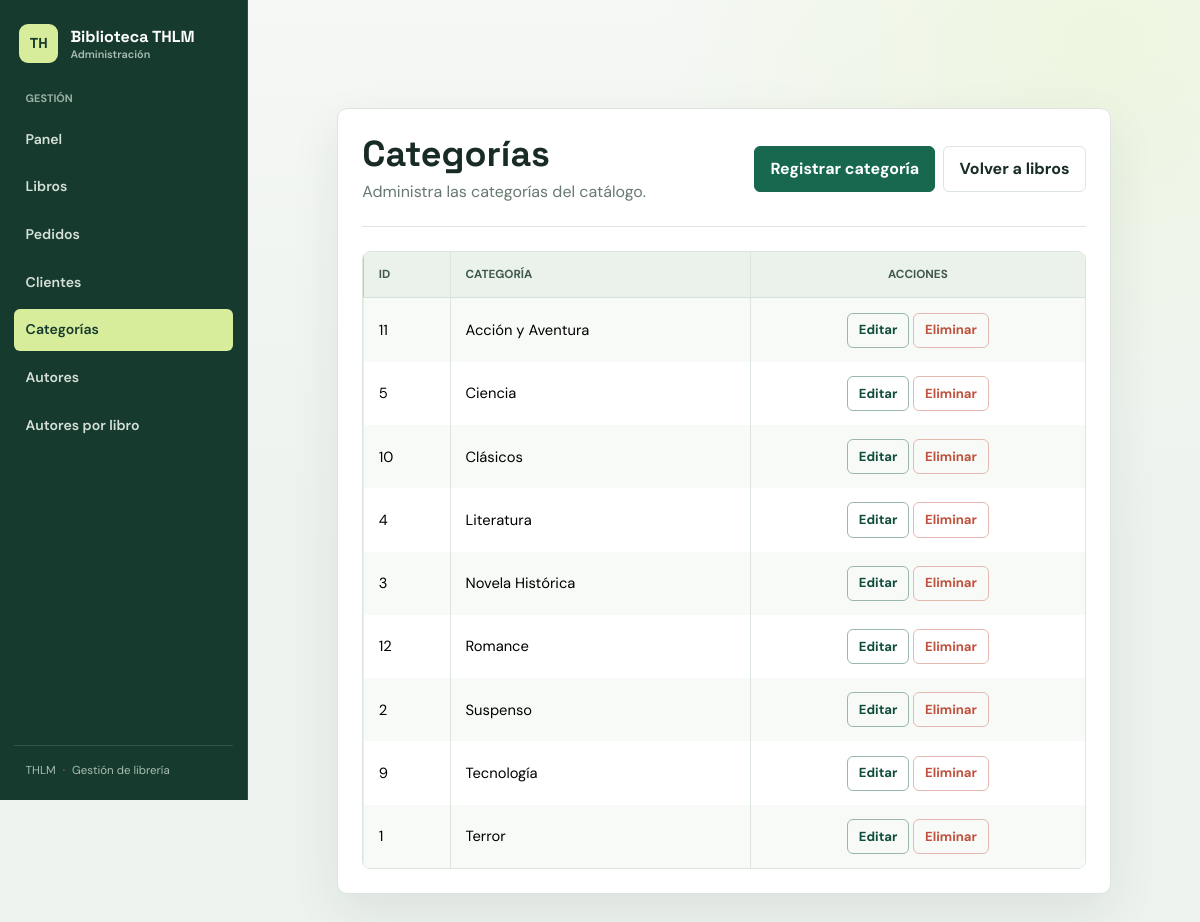
The page /vistas/crud_categorias.php on the database its author committed.
### tables this page shows
CREATE TABLE `categorias` (
  `id_categoria` int(11) NOT NULL,
  `categoria` varchar(100) NOT NULL
);

### controler/conexionbd.php (called while the page is built, shortened)
<?php
    class ConexionBD {
    public static function getConn() {
        $link = null;
    try {
        $link = new PDO(
            "mysql:host=" . DB_HOST . ";port=" . DB_PORT . ";dbname=" . DB_NAME . ";charset=utf8mb4",
            DB_USER,
            DB_PASSWORD,
            array(PDO::ATTR_ERRMODE => PDO::ERRMODE_EXCEPTION)
        );
    } catch (PDOException $pdoe) {
        exit("Error: " . $pdoe->getMessage());
    }
    return $link;
    }
    }
?>

### controler/categoriasctrl.php (called while the page is built, shortened)
<?php
require_once __DIR__ . '/conexionbd.php';
require_once __DIR__ . '/../model/categorias.php';
class CategoriasCtrl {
    private $conn;
    public function __construct() {
        $this->conn = ConexionBD::getConn();
    }
    public function listar() {
        try {
            $filas = $this->conn->query(
                "SELECT id_categoria, categoria FROM categorias ORDER BY categoria"
            )->fetchAll(PDO::FETCH_ASSOC);
            $categorias = [];
            foreach ($filas as $fila) {
                $categoria = new Categorias($fila['categoria']);
                $categoria->setIdCategoria($fila['id_categoria']);
                $categorias[] = $categoria;
            }
            return $categorias;
        } catch (Exception $exc) {
            error_log("Error al listar categorías: " . $exc->getMessage());
            return [];
        }
    }
}

### model/categorias.php (called while the page is built, shortened)
<?php
class Categorias {
    private $idCategoria;
    private $categoria;
    public function __construct($categoria) {
        $this->categoria = $categoria;
    }
    public function getIdCategoria() {
        return $this->idCategoria;
    }
    public function getCategoria() {
        return $this->categoria;
    }
    public function setIdCategoria($idCategoria) {
        $this->idCategoria = $idCategoria;
    }
}
?>

### vistas/crud_categorias.php (the view, shortened to what this page needs)
<?php
require_once __DIR__ . '/../controler/categoriasctrl.php';
function escaparCategoria($valor) {
    return htmlspecialchars((string) $valor, ENT_QUOTES, 'UTF-8');
}
$ctrlCategorias = new CategoriasCtrl();
$categorias = $ctrlCategorias->listar();
?>
<!DOCTYPE html>
<html lang="es">
<head>
    <link href="https://cdn.jsdelivr.net/npm/bootstrap@5.3.8/dist/css/bootstrap.min.css" rel="stylesheet">
    <link rel="stylesheet" href="assets/admin.css">
</head>
<body>
<?php require __DIR__ . '/partials/topbar.php'; ?>
<main class="container">
    <div class="row justify-content-center">
        <div class="col-12 col-xl-10 border p-4 mt-5 mb-5 rounded-2 shadow-lg">
            <div class="d-flex flex-column flex-sm-row justify-content-between align-items-sm-center gap-3 mb-4">
                <div>
                    <h1 class="h2 mb-1">Categorías</h1>
                    <p class="text-body-secondary mb-0">Administra las categorías del catálogo.</p>
                </div>
                <div class="d-flex flex-wrap gap-2">
                    <a href="form_categoria.php" class="btn btn-primary">Registrar categoría</a>
                    <a href="crud_libros.php" class="btn btn-outline-secondary">Volver a libros</a>
                </div>
            </div>
            <div class="table-responsive">
                <table class="table table-striped table-hover table-bordered align-middle mb-0">
                    <thead class="table-light">
                        <tr><th scope="col">ID</th><th scope="col">Categoría</th><th scope="col" class="text-center">Acciones</th></tr>
                    </thead>
                    <tbody>
                    <?php if (!$categorias): ?>
                        <tr><td colspan="3" class="text-center text-body-secondary py-4">No hay categorías registradas.</td></tr>
                    <?php else: ?>
                        <?php foreach ($categorias as $categoria): ?>
                            <tr>
                                <td><?= escaparCategoria($categoria->getIdCategoria()) ?></td>
                                <td><?= escaparCategoria($categoria->getCategoria()) ?></td>
                                <td class="text-center text-nowrap">
                                    <a href="form_categoria.php?id=<?= rawurlencode((string) $categoria->getIdCategoria()) ?>"
                                       class="btn btn-sm btn-outline-primary">Editar</a>
                                    <form method="post" class="d-inline" onsubmit="return confirm('¿Eliminar esta categoría?');">
                                        <button type="submit" class="btn btn-sm btn-outline-danger">Eliminar</button>
                                    </form>
                                </td>
                            </tr>
                        <?php endforeach; ?>
                    <?php endif; ?>
                    </tbody>
                </table>
            </div>
        </div>
    </div>
</main>
</body>
</html>

### vistas/assets/admin.css (style rules this page uses)
:root { --admin-bg: #edf2ee; --admin-surface: #ffffff; --admin-ink: #182b25; --admin-muted: #687970; --admin-green: #17684f; --admin-green-dark: #104c3c; --admin-lime: #d7ed9b; --admin-coral: #bf513d; --admin-line: #dce5de; --admin-shadow: 0 18px 50px rgba(24, 43, 37, .08); }
html { min-width: 320px; }
body { min-height: 100vh; color: var(--admin-ink); background: radial-gradient(ellipse at 92% 3%, rgba(215, 237, 155, .24), transparent 28rem), linear-gradient(180deg, #f5f8f5 0, var(--admin-bg) 34rem); font-family: "DM Sans", sans-serif; }
h1, h2, h3, .navbar-brand { font-family: "Space Grotesk", sans-serif; }
main.container { padding-top: clamp(2rem, 5vw, 4.25rem); padding-bottom: 4rem; }
main.container > .row { --bs-gutter-x: 0; }
main.container > .row > [class*="col-"] { max-width: 1120px; padding: clamp(1.25rem, 3vw, 2.5rem); border: 1px solid var(--admin-line) !important; border-radius: 10px !important; background: var(--admin-surface); box-shadow: var(--admin-shadow) !important; }
main.container > .row > [class*="col-"] h1 { margin-bottom: .45rem; font-size: clamp(1.8rem, 3vw, 2.4rem); font-weight: 700; letter-spacing: 0; }
main.container > .row > [class*="col-"] > .d-flex:first-child { padding-bottom: 1.35rem; border-bottom: 1px solid var(--admin-line); }
.text-body-secondary, .text-secondary, .text-muted { color: var(--admin-muted) !important; }
.btn { min-height: 42px; padding: .62rem .95rem; border-radius: 6px; font-weight: 700; transition: transform .16s ease, background-color .16s ease, border-color .16s ease; }
.btn-sm { min-height: 34px; padding: .42rem .68rem; font-size: .82rem; }
.btn-primary { border-color: var(--admin-green); background: var(--admin-green); }
.btn-outline-primary { border-color: #9ab8a7; color: var(--admin-green-dark); }
.btn-outline-secondary { border-color: var(--admin-line); color: var(--admin-ink); }
.btn-outline-danger { border-color: #e6b9b0; color: var(--admin-coral); }
.table-responsive { overflow: auto; border: 1px solid var(--admin-line); border-radius: 8px; }
.table { --bs-table-bg: #fff; --bs-table-striped-bg: #f7faf7; --bs-table-hover-bg: #eff6ef; --bs-table-border-color: #e7eee8; margin: 0; color: var(--admin-ink); vertical-align: middle; }
.table > :not(caption) > * > * { padding: .88rem .9rem; }
.table thead th { border-bottom: 1px solid #d5e2d8; background: #eaf2eb; color: #40594d; font-size: .73rem; font-weight: 700; text-transform: uppercase; white-space: nowrap; }
.table tbody td { font-size: .92rem; }
.table-bordered > :not(caption) > * { border-width: 0; }
.table-bordered > :not(caption) > * > * { border-right: 1px solid var(--admin-line); }
.table-bordered > :not(caption) > * > *:last-child { border-right: 0; }
.table-striped > tbody > tr:nth-of-type(odd) > * { --bs-table-bg-type: #f7faf7; }
@media (min-width: 576px) { main.container { width: calc(100% - 248px); max-width: none; margin: 0 0 0 248px; } }

### rows shown on the page
categorias: id_categoria "11", categoria "Acción y Aventura"
categorias: id_categoria "5", categoria "Ciencia"
categorias: id_categoria "10", categoria "Clásicos"
categorias: id_categoria "4", categoria "Literatura"
categorias: id_categoria "3", categoria "Novela Histórica"
categorias: id_categoria "12", categoria "Romance"
categorias: id_categoria "2", categoria "Suspenso"
categorias: id_categoria "9", categoria "Tecnología"
categorias: id_categoria "1", categoria "Terror"

### other values the page prints
$etiqueta "Panel"
$etiqueta "Libros"
$etiqueta "Pedidos"
$etiqueta "Clientes"
$etiqueta "Categorías"
$etiqueta "Autores"
$etiqueta "Autores por libro"
